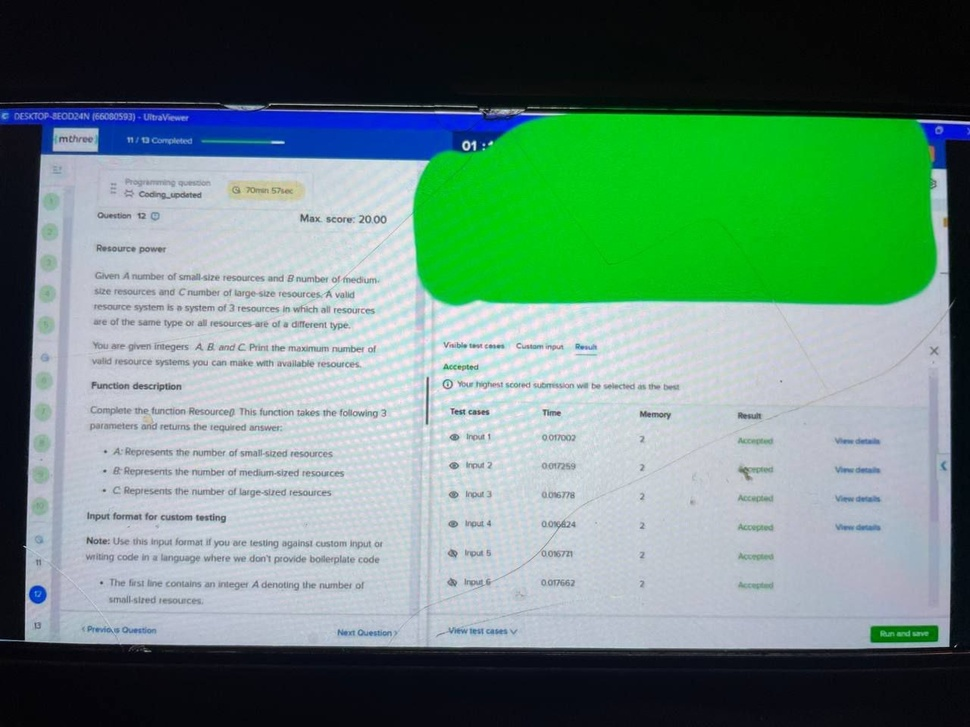
#> input picture interview_prep/Accenture/IMG_3396.JPG, 970 x 727 px, shrunk from 1280 x 960 before the run, given in place of mpv-shot0002.jpg, which was not available
$ jupyter execute --allow-errors 'interview question.ipynb'
#> lines starting #> are read from the running program, lines starting #| are printed output that depends on the picture; after the words box and inside, x2 and y2 are one past the last pixel; in counts of white or black regions, pixels touching at a corner belong together; pictures that were not available may be replaced by others from this repository, and a replacement may not be noted
[cell 1]
# import requests
# import numpy as np

# !pip install opencv-python
# !pip install jupyterlab-lsp

# !pip install pandas
import pandas as pd
import numpy as np
# pd.read_csv()

[cell 2]
stream="https://db.magnifi.ai/videos?filters={%22category%22:[],%22sortBy%22:{%22_id%22:-1},%22activePage%22:1,%22userId%22:%22WzLdx1SU6%22,%22streamSearchText%22:%22%22,%22limit%22:20,%22userName%22:%22%22,%22status%22:%221%22,%22duration%22:[],%22workSpaces%22:%22self%22,%22aspectRatio%22:%22%22,%22channels%22:[],%22showTypes%22:[],%22categorySelections%22:{}}"

#> (a cell that did not finish here is left out)

[cell 4]
urls="https://dbai.magnifi.ai/get/clips/{XRtcsFdMj}?limit=1000&pageNo=1&filters={{\"players\":[],\"WKT\":[],\"sortBy\":\"TIME_DESCENDANT\",\"aspectRatio\":\"\",\"playBackSpeed\":[],\"webhookPublish\":\"\",\"clipData\":{{}}}}&daterange=[]&sort={{\"start_time\":-1,\"_id\":1}}&type=all&search=&aspectRatio=&webhookPublish=&isManualUpload=false&skipCount="

#> (a cell that did not finish here is left out)

[cell 6]
import cv2

# Load image
img = cv2.imread('/home/link-lap-24/mpv-shot0002.jpg')
#> img is the input picture: shape (727, 970, 3); mean B, G, R 122.5, 136.3, 104.6

# Convert to grayscale
gray = cv2.cvtColor(img, cv2.COLOR_BGR2GRAY)
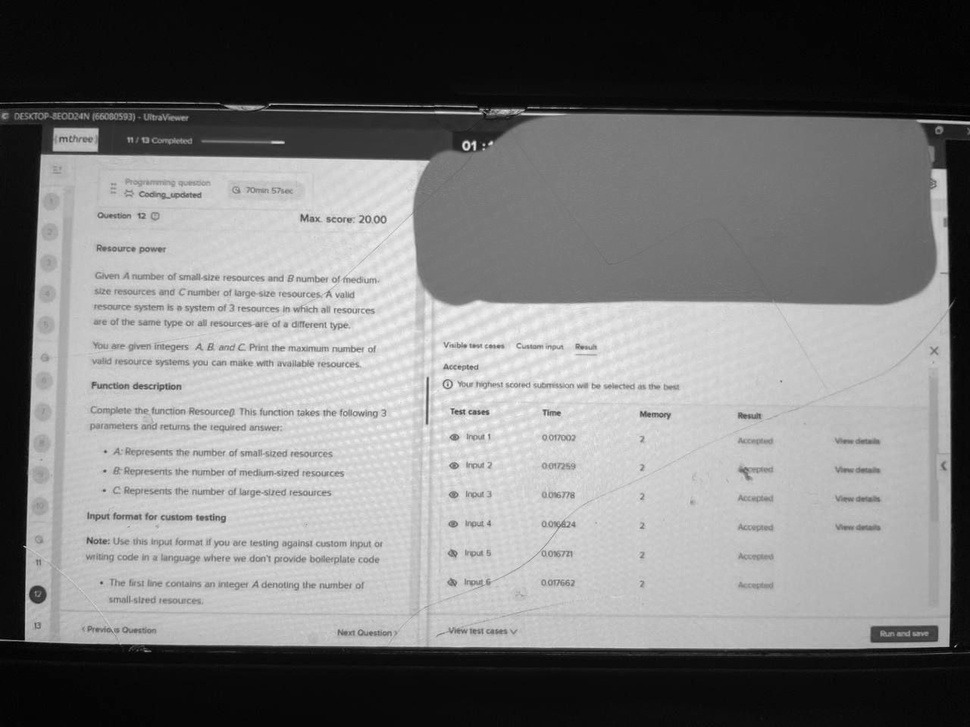
#> gray: shape (727, 970); min 0, max 248, mean 125.2

# Apply thresholding to highlight arrow sign
_, thresh = cv2.threshold(gray, 150, 255, cv2.THRESH_BINARY)
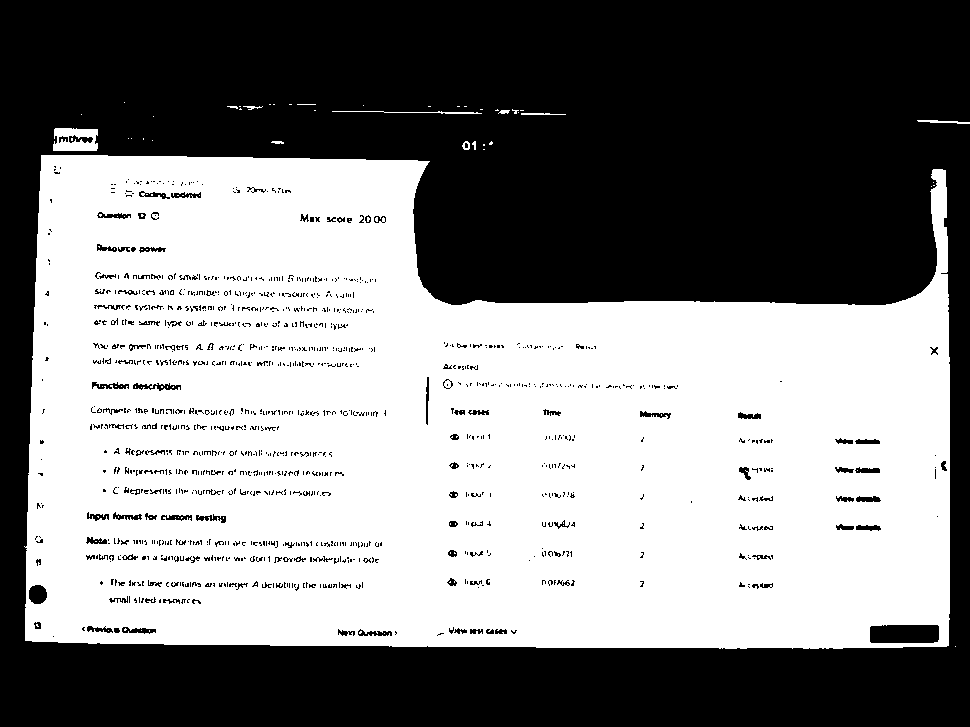
#> thresh: shape (727, 970); 51.3% white; 1132 black regions (986 under 20 px), largest, box (x1, y1, x2, y2) and area: (0, 0, 970, 727) 329394, (870, 625, 939, 643) 1218, (29, 585, 47, 604) 280

# Save the thresholded image to the local disk
cv2.imwrite('/home/link-lap-24/kdk_thresholded.jpg', thresh)

# Display the result
cv2.imshow('Thresholded Image', thresh)
cv2.waitKey(0)
cv2.destroyAllWindows()

[cell 7]
# Load the template image (arrow sign)
template = cv2.imread('/home/link-lap-24/kdk_thresholded.jpg', 0)
#> template: shape (727, 970); min 0, max 255, mean 130.7

# Match template
res = cv2.matchTemplate(thresh, template, cv2.TM_CCOEFF_NORMED)
#> res = [1]
threshold = 0.8
loc = np.where(res >= threshold)
#> loc = ([0], [0])

# Draw rectangle around detected arrow
for pt in zip(*loc[::-1]):
    cv2.rectangle(img, pt, (pt[0] + template.shape[1], pt[1] + template.shape[0]), (0, 255, 0), 2)
#> this loop made 1 pass
#> pt on pass 1: (0, 0)
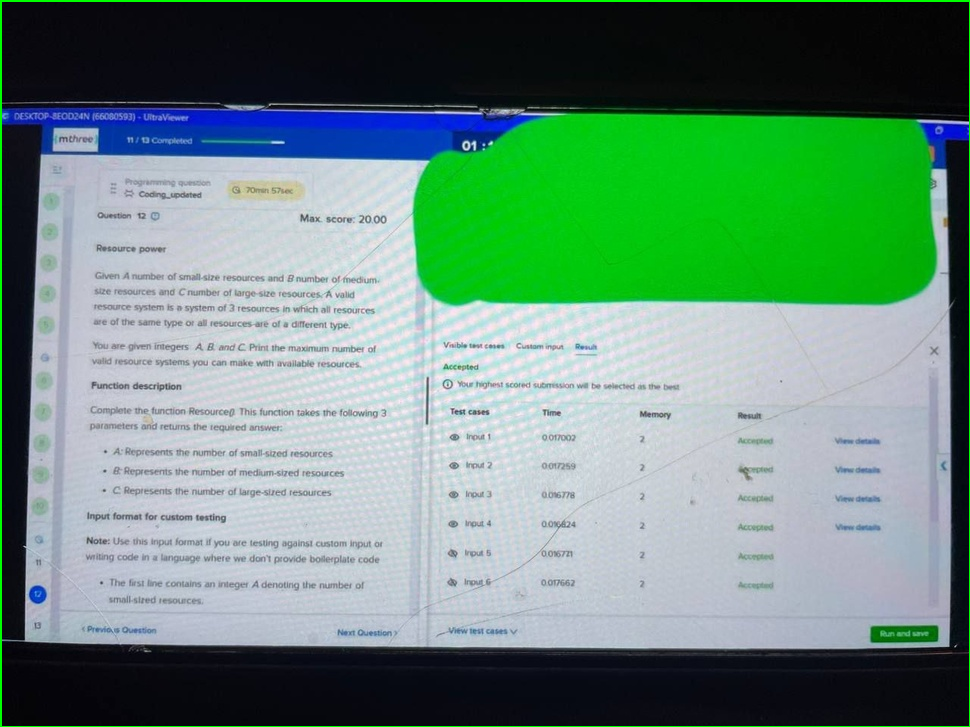
#> img: shape (727, 970, 3); 0.72% of pixels changed, all inside (x1, y1, x2, y2) = (0, 0, 970, 727)

# Show result
cv2.imshow('Detected Arrow', img)
cv2.waitKey(0)
cv2.destroyAllWindows()

[cell 8]
import cv2
import pytesseract

# Load the image
image_path = '/home/link-lap-24/mpv-shot0010.jpg'
image = cv2.imread(image_path)
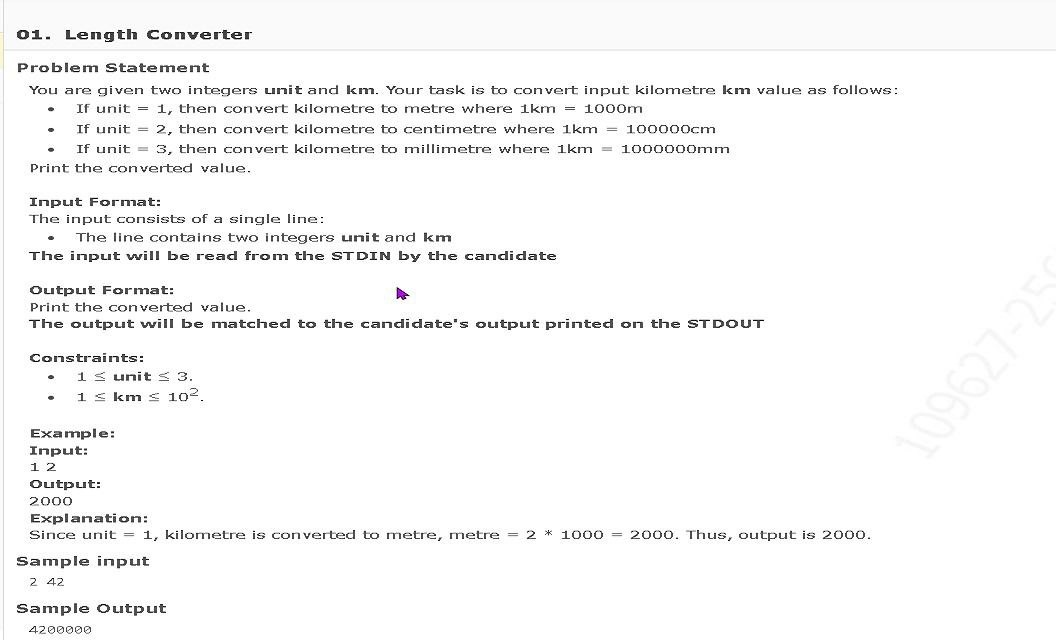
#> input picture interview_prep/Accenture/IMG_3397.JPG, 1056 x 640 px, given in place of mpv-shot0010.jpg, which was not available
#> image is the input picture: shape (640, 1056, 3); mean B, G, R 247.7, 247.7, 247.7

# Convert the image to grayscale for better OCR results
gray_image = cv2.cvtColor(image, cv2.COLOR_BGR2GRAY)

# Use pytesseract to extract text from the image
#> (the rest of this cell did not finish here and is left out)

[cell 9]
a = [10, 20, 30, 40, 50]

for i in a :
    if i >20:
        print(i)

[cell 10]
# Access List Item
a[:3]

[cell 11]
# Replace Values in a List in Python?
a[2]=100

[cell 12]
print(a)

[cell 13]
a[1:2] = [44,96]

[cell 14]
print(a)

[cell 15]
a = [10, 20, 30, 40, 50]

df = list(map(lambda x: x + 1 ,a))
df

[cell 16]
# How to Remove Item from a List in Python
a = [10, 20, 30, 40, 50]
a.remove(30)
print(a)

[cell 17]
a = [10, 20, 30, 40, 50]
# a[:2,3:]


a

[cell 18]
# List append() Method
a = [10, 20, 30, 40, 50]
a.append(99)
print(a)

[cell 19]
# List insert() method inserts an item at a specific index in a lisappendt.
fruit = ["tushar","ritik","lata"]
fruit.insert(1,"mukesh")
print(fruit)

[cell 20]
#reverse a list
a = [10, 20, 30, 40, 50]
a[:: -1]

[cell 21]
# Appending List to a List
# When appending one list to another, the entire list is added as a single element, creating a nested list.

a = [1,2,3]

a.append([5,6,"tushar"])
a

[cell 22]
# Extending a list in Python
a = [1,2,3]
b = [4,5,6]

# a.extend(b)

a += b
print(a)

[cell 23]
c =[1, 2, 3, 4, 5, 6]

c[:4]

[cell 24]
c =[1, 2, 3, 4, 5, 6]

c[4:]

[cell 25]
a = 5
b = 10

c=max(a,b)
print(c)

[cell 26]
# How To Find the Length of a List in Python
c =[1, 2, 3, 4, 5, 6]
len(c)

[cell 27]
# Using loop (Naive method)

c =[1, 2, 3, 4, 5, 6]

counter = 0
for i in c:
    counter +=1
print(counter)

[cell 28]
c =[1, 2, 3, 4, 5, 6]

# for le ,i in enumerate(c):
#     print(le + 1)

count_len = 0
for i in c:
    count_len +=1
print(count_len)

[cell 29]
# Minimum of two numbers in Python
a = 5
b = 10

print(min(a,b))

[cell 30]
a = 5
b = 10

if a < b:
    print(a)
else:
    print(b)

[cell 31]
# Python program to interchange first and last elements in a list
my_list = [1, 2, 3, 4, 5]
my_list[0] =10
my_list[4]= 50
my_list

[cell 32]
my_list = [1, 2, 3, 4, 5]

df = my_list [-1],my_list[0]
my_list[0],my_list[-1] = df
print(my_list)

[cell 33]
my_list[0],my_list[-1] = 11,55
my_list

[cell 34]
# Swapping first and last items in a list using tuple variable

def swap(listt):

    get = listt[-1] , listt[0]
    listt[0] ,listt[-1] = get
    return listt

my_list = [1, 2, 3, 4, 5]
swap(my_list)

[cell 35]
my_list = [1, 2, 3, 4, 5]

get = my_list[-1],my_list[0]
# print(get)
my_list[0],my_list[1] = get
get = my_list
get

[cell 36]
# 1. Python program to remove characters from a string

a = "tusthar"

rm = "u"

print(a.replace(rm ," "))

[cell 37]
str = "Python"
ch = "o"
print(str.replace(ch," "))

# >> Pyth n

[cell 38]
# 2. Python Program to count occurrence of characters in string

a.count("t")

[cell 39]
string = "Python"
char = "y"
count = 0
for i in range(len(string)):
#     print(i)
    if(string[i] == char):
        count = count + 1
# print(count)

[cell 40]
string = "Pythonyyyy"

conunt = 0
for i in range(len(string)):
    if string[i] == "y":
        conunt += 1
print(conunt)

[cell 41]
# 0 1 1 2 3
# Fibonacci number
a = 0
b = 1
c = 2
d = 3
e = 4
num = int(input("enter number:"))
#> the answer given: 3

if num == 1:
    print(a)
elif num == 2:
        print(a,b ,end = " ")
elif num == 3:
        print(a,b,b ,end = " ")
elif num == 4:
        print(a,b,b,b+b,end = " ")
elif num == 5:
        print(a,b,b ,b+b,b+c,end = " ")

[cell 42]
# Fibonacci number correct way
a = 0
b = 1
n=int(input("Enter the number of terms in the sequence: "))
#> the answer given: 3

if n == 1:
    print(a)
elif n == 2:
    print(a , b)
else:
    print(a ,b ,end = " ")
    while n > 2:
        c = a + b
        a ,b = b ,c
        print(c , end = " ")
        n -= 1

[cell 43]
# find the largest word
test = "Enter the number fdfdfdfd"
words = test.split()

largest_word = words[0]  # Assume the first word is the largest initially

for word in words:
    if len(word) > len(largest_word):
        largest_word = word

print(largest_word)

[cell 44]
test = "fdfdfdfd Enter the number fdfdfdfdl "

words =test.split()
# print(type(words))

largest_word = words[0]
# print(largest_word)

for i in words:
    if len(i) > len(largest_word):
        largest_word = i

print(largest_word)

[cell 45]
test = "fdfdfdfd Enter the number fdfdfdfdl "

new = test.split()
check = new[0]
# print(check)

for i in new:
    print(len(i))
    if  len(check) < len(i):
        check = i
print(check)

[cell 46]
test = "fdfdfdfd Enter the number fdfdfdfdl "

test = test.split()

for i in test:
    if len(test[0]) < len(i):
        print(i)

        8 < 5

[cell 47]
test = "Enter the number"
largest_word = max(test.split(), key=len)
print(largest_word)

[cell 48]
def custom_isdigit(s):
    digits = "0123456789"  # Allowed characters
    for char in s:
        if char not in digits:
            return False
    return True

[cell 49]
fg = "fasdaaa5d"
for i in fg:
    print(custom_isdigit(fg))

[cell 50]
fg = "fasdaaa5d"
summ = []

#> (the rest of this cell did not finish here and is left out)

[cell 51]
# get the total from the alfanumerical string
digits = "012s455f3gsa456b78h9"

number = []
strr = []
for i in digits:
    try:
        df = int(i)
        number.append(i)
    except:
        strr.append(i)

# print(number)
# for jss in strr:
#     print(jss , end= "")   #print only string in a single line

total = 0
for j in number:
    total += int(j)
print(total)

[cell 52]
import re
digits = "012s455f3gsa456b78h9"
num = re.findall(r"\d",digits)
# print(num)

get_totl = 0
for s in num:
    get_totl += int(s)
print(get_totl)

[cell 53]
import re
digits = "012s455f3gsa456b78h9"
num = re.findall(r"\d",digits)
print(num)

total_sum = sum(map(int,num))
print(type(total_sum))

[cell 54]
ddf = ["5"]
# print(type(int(ddf[0])))

print(map(int ,ddf[0]))

[cell 55]
import re
digits = "012s455f3gsa456b78h9"

nudd = re.findall(r"\d" , digits)
# [6 lines of commented-out code are left out]

sum(map(int ,num))

[cell 56]
import math

n = 5
print(math.factorial(n))

[cell 57]
#find the factorial
def fact(n):
    if(n==1):
        return n
    else:
        return n*(fact(n-1))


num = int(input("Enter a number: "))
#> the answer given: 3

if num<0:
    print("Negative numbers are not allowed.")
elif num==0:
    print("Factorial is: 1")
else:
    print("Factorial is: ",fact(num))

[cell 58]
nn = 2
resutl = 1
for i in range (1,nn + 1):
    resutl *= i
print(resutl)

[cell 59]
def factorial(n):
#> called with n = 5
    out =1
    for i in range(1,n +1):
        out *= i
    return out

factorial(5)

[cell 60]
for i in range(1,6):
    print(i)

24*5

[cell 61]
import time

begin = time.time()
one = []
for i in range(1,10):
    for j in range(1,10):
        for s in range(1,10):
            for h in range(1,10):
                if i ==1:
                    one.append(i)
print(len(one))

end = time.time()
ex_time = end - begin
ex_time

[cell 62]
import cv2

img = "/home/link-lap-24/test.jpg"

img = cv2.imread(img,0)
#> img: shape (640, 1056); min 0, max 255, mean 247.7
img
# img.shape
()

[cell 63]
# Write a python program using decorator to reorder the sequence of unorder
# number in ascending format [8,6,3,6,9,1,0,44,5,23,7,123,6,1,0] (Brute force algorithm).

# Decorator function for sorting
def sort_decorator(func):
    def wrapper(numbers):
        sorted_numbers = sorted(numbers)  # Python's built-in sorting method
        return func(sorted_numbers)
    return wrapper

# Function to display sorted list
@sort_decorator
def display_sorted_list(numbers):
    print("Sorted List:", numbers)

# Unordered list
numbers = [8, 6, 3, 6, 9, 1, 0, 44, 5, 23, 7, 123, 6, 1, 0]

# Display the sorted list
display_sorted_list(numbers)

[cell 64]
numbers = [8, 6, 3, 6, 9, 1, 0, 44, 5, 23, 7, 123, 6, 1, 0]

sorted(numbers)

[cell 65]
numbers = [8, 6, 3, 6, 9, 1, 0, 44, 5, 23, 7, 123, 6, 1, 0]

# for i in numbers:


for i in range(0,123):
    for j in numbers:
        if i < j:
            print(i)

[cell 66]
numbers = [8, 6, 3, 6, 9, 1, 0, 44, 5, 23, 7, 123, 6, 1, 0]

# Brute force sorting (Bubble sort logic)
for i in range(len(numbers)):
    for j in range(i + 1, len(numbers)):
#         print(j)
        if numbers[i] > numbers[j]:  # Swap if elements are out of order
#             print(numbers[i],numbers[j])
            numbers[i], numbers[j] = numbers[j], numbers[i]

print("Sorted List:", numbers)

[cell 67]
#for arranging decreasing order
numbers = [8, 6, 3, 6, 9, 1, 0, 44, 5, 23, 7, 123, 6, 1, 0]

# Brute force sorting (Bubble sort logic)
for i in range(len(numbers)):
    for j in range(i + 1, len(numbers)):
#         print(j)
        if numbers[i] < numbers[j]:  # Swap if elements are out of order
#             print(numbers[i],numbers[j])
            numbers[i], numbers[j] = numbers[j], numbers[i]

print("Sorted List:", numbers)

[cell 68]
numbers = [8, 6, 3, 6, 9, 1, 0, 44, 5, 23, 7, 123, 6, 1, 0]

for i in range(len(numbers)):
    for j in range(i + 1,len(numbers)):
        if numbers[i] > numbers[j]:
            numbers[i],numbers[j] = numbers[j],numbers[i]
print(numbers)

[cell 69]
numbers = [8, 6, 3, 6, 9, 1, 0, 44, 5, 23, 7, 123, 6, 1, 0]

nuf = numbers[0]

counter = 0
for i in range (len(numbers)):
    for j in range (i + 1, len(numbers)):
        if numbers[i] > numbers[j]:
            numbers[i],numbers[j] = numbers[j],numbers[i]
print(numbers)

[cell 70]
# if 8 > 6:
#     print("true")
if 6 >  8:
    print("false")

[cell 71]
# for i in range(0,15):
#     for j in range(1,15):
#         print(j,i)

[cell 72]
# 5. Using Bubble Sort Algorithm
numbers = [8, 6, 3, 6, 9, 1, 0, 44, 5, 23, 7, 123, 6, 1, 0]

# Bubble Sort Logic
n = len(numbers)
for i in range(n):
    for j in range(0, n-i-1):
        if numbers[j] > numbers[j + 1]:
            numbers[j], numbers[j + 1] = numbers[j + 1], numbers[j]

print("Sorted List:", numbers)

[cell 73]
numbers = [8, 6, 3, 6, 9, 1, 0, 44, 5, 23, 7, 123, 6, 1, 0]

numbers[:: -1]

[cell 74]
d = "dasda"
d[:: -1]

[cell 75]
# Given the list lst = [1, 2, 3, 1, 4, 2, 3, 5, 6, 5], write a Python program to count the occurrences of each element
# in the list and print the results.

[cell 76]
lst = [1, 2, 3, 1, 4, 2, 3, 5, 6, 5, 5]

for i in set(lst):
   df = lst.count(i)
   print(f"{i}" , df)

[cell 77]
#without function
lst = [1, 2, 3, 1, 4, 2, 3, 5, 6, 5, 5]

dicti = {}

for i in lst:
    if i in dicti:
        dicti[i] += 1
    else:
        dicti[i] = 1
print(dicti)

[cell 78]
#without function
lst = [1, 2, 3, 1, 4, 2, 3, 5, 6, 5, 5]

dicti = {}

for i in lst:
    if i in dicti:
        dicti[i] += 1
    else:
        dicti[i] = 1

for key,value in dicti.items():
    print(f"{key}:{value}")

[cell 79]
dicti = {}
dicti[1] = 2
dicti

[cell 80]
# Given the list a = ['my', 'name', 'is', 'omkar'], how can you create a sentence from its elements?

[cell 81]
a = ['my', 'name', 'is', 'omkar']
nes = a[0] + a[1] + a[2] + a[3]
print(nes)

[cell 82]
a = ['my', 'name', 'is', 'omkar']

for i in a:
    print(i , end = " ")

[cell 83]
a = ['my', 'name', 'is', 'omkar']

dr = " ".join(a)
dr
print(dr)

[cell 84]
# Given a list, write a single line of code to select every alternate element,
# either starting from the first element or the second element. For example,
# if the list is a = [1, 2, 3, 4, 5, 6], how can you select [1, 3, 5] or [2, 4, 6]?

[cell 85]
a = [1, 2, 3, 4, 5, 6]
b = a[::2]
c =a [1::2]
print(b)
print(c)

[cell 86]
a = [1, 2, 3, 4, 5, 6]
first = []  #also has it has odd number
second = [] #even number

for i in a:
    if i % 2 == 0:
        second.append(i)
    else:
        first.append(i)
print(first)
print(second)

[cell 87]
#get the total of foot price

samples = [
    {"foot": "nike", "price": "4500"},
    {"vegi": "tomoto", "price": "52"},
    {"elec": "micke", "price": "4700"},
    {"home": "mixture", "price": "4900"},
    {"foot": "skechers", "price": "5300"}
]

[cell 88]
total = 0
for i in samples:
    if "foot" in i:
        total += (int(i['price']))
print(total)

[cell 89]
{'foot': 'nike', 'price': '4500'}
{'foot': 'skechers', 'price': '5300'}

[cell 90]
# Write a Python program to calculate and print the average scores in Physics and Chemistry for each student
# given in the following dictionary: data =
# 'Name': ['Tom', 'nick', 'Tom', 'jack', 'nick'],
# 'Physics': [20, 30, 80, 50, 40],
# 'Chemistry': [40, 70, 60, 50, 80]
# }

[cell 91]
data ={
'Name': ['Tom', 'nick', 'Tom', 'jack', 'nick'],
'Physics': [20, 30, 80, 50, 40],
'Chemistry': [40, 70, 60, 50, 80]
}

[cell 92]
data

[cell 93]
score = {}
#> (the rest of this cell did not finish here and is left out)

[cell 94]
import pandas as pd
# 40+70+60+50+80/5
df = pd.DataFrame(data)
df
# df.describe()
# df.info()
# df["Name"].value_counts()
# df["Physics"].sum()
df.groupby("Name").mean()

[cell 95]
data['Name'][0]
data["Physics"][0]

[cell 96]
data = {
    'Name': ['Tom', 'nick', 'Tom', 'jack', 'nick'],
    'Physics': [20,    30,     80,    50,     40],
    'Chemistry': [40,  70,    60,    50,     80]
}

scores = {}

for i in range(len(data['Name'])):
    name, phy, chem = data['Name'][i], data['Physics'][i], data['Chemistry'][i]

    if name in scores:
        scores[name][0] += phy
        scores[name][1] += chem
        scores[name][2] += 1
    else:
        scores[name] = [phy, chem, 1]

for name in scores:
    print(name, "-> Physics Avg:", round(scores[name][0] / scores[name][2], 2),
          ", Chemistry Avg:", round(scores[name][1] / scores[name][2], 2))

#> (a cell that did not finish here is left out)

[cell 98]
data = {
    'Name': ['Tom', 'nick', 'Tom', 'jack', 'nick'],
    'Physics': [20, 30, 80, 50, 40],
    'Chemistry': [40, 70, 60, 50, 80]
}

sc = {}
for j in range(len(data["Name"])):
    name , phy ,chem = data['Name'][j],data['Physics'][j],data['Chemistry'][j]

    if name in sc:
        sc[name][0] += phy
        sc[name][1] += chem
        sc[name][2] += 1
    else:
        sc[name] = [phy,chem,1]
sc

for jk in sc:
    print(jk , "phy avg ",round(sc[jk][0] / sc[jk][2],2), jk, "chem avg" ,sc[jk][1] / sc[jk][2])

[cell 99]
#find duplicates
demo = [20, 30, 80, 50, 40,80]

new = []
for i in set(demo):
    new.append(i)
print(new)

[cell 100]
#fing duplicate in the list

demo = [20, 30, 80, 50, 40,80]

rr = {}
for i in demo:
    if i in rr:
        rr[i] +=1
    else:
        rr[i] = 1
# print(rr)

for key,value in rr.items():
    if value ==2:
        print(f"{key} is duplicate in list")

[cell 101]
#fing duplicate in the string
my = "tusharbh"

hg = {}
for i in my:
    if i in hg:
        hg[i] += 1
    else:
        hg[i] = 1
for key,value in hg.items():
    if value == 2:
        print(f"{key}: is duplicate in my variable")

#> (a cell that did not finish here is left out)

[cell 103]
def rev_str(s:str)->str:
    return s[::-1]

rev_str("tushar")

[cell 104]
def rev (s):
    tu = s[:: -1]
    return tu

rev([1,2,3,4,5])

[cell 105]
#interchange the key into values
original_dict = {'a': 1, 'b': 2, 'c': 3}

dic = {}
for key ,value in original_dict.items():
    dic[value]=key
print(dic)
print(dic.keys())
print(dic.values())
